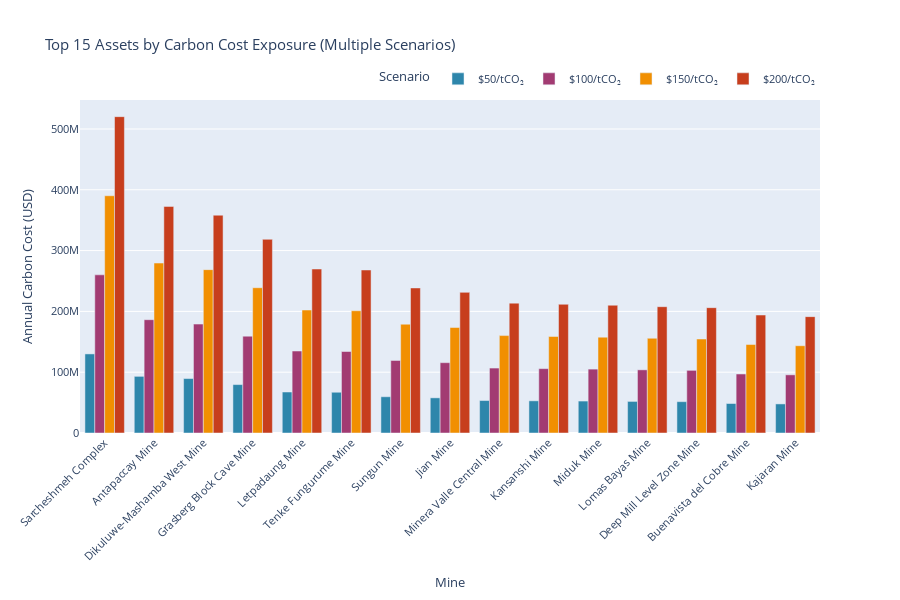

Notebook code for this chart:
### Markdown cell above
## 4. Visualization Dashboard

### 4.1 Bar Chart: Top 15 Most Exposed Assets

### Code cell
# Prepare data for visualization
top15_assets = df_production.nlargest(15, 'carbon_cost_usd_100')[[
    'source_name', 'iso3_country', 'carbon_cost_usd_50', 'carbon_cost_usd_100',
    'carbon_cost_usd_150', 'carbon_cost_usd_200'
]].copy()

# Reshape for grouped bar chart
top15_melted = top15_assets.melt(
    id_vars=['source_name', 'iso3_country'],
    value_vars=['carbon_cost_usd_50', 'carbon_cost_usd_100', 'carbon_cost_usd_150', 'carbon_cost_usd_200'],
    var_name='Scenario',
    value_name='Carbon Cost (USD)'
)

# Map scenario names
scenario_map = {
    'carbon_cost_usd_50': '$50/tCO₂',
    'carbon_cost_usd_100': '$100/tCO₂',
    'carbon_cost_usd_150': '$150/tCO₂',
    'carbon_cost_usd_200': '$200/tCO₂'
}
top15_melted['Scenario'] = top15_melted['Scenario'].map(scenario_map)

# Create interactive bar chart
fig1 = px.bar(
    top15_melted,
    x='source_name',
    y='Carbon Cost (USD)',
    color='Scenario',
    barmode='group',
    title='Top 15 Assets by Carbon Cost Exposure (Multiple Scenarios)',
    labels={'source_name': 'Mine', 'Carbon Cost (USD)': 'Annual Carbon Cost (USD)'},
    color_discrete_map=SCENARIO_COLORS,
    height=600
)

fig1.update_layout(
    xaxis_tickangle=-45,
    font=dict(size=11),
    legend=dict(orientation='h', yanchor='bottom', y=1.02, xanchor='right', x=1)
)

fig1.show()

### Figure 1 — Plotly figure (JSON) as saved in the notebook; plotly's stock layout.template omitted (floating-point values rounded to 4 significant figures)
{"data": [{"alignmentgroup": "True", "hovertemplate": "Scenario=$50/tCO₂<br>Mine=%{x}<br>Annual Carbon Cost (USD)=%{y}<extra></extra>", "legendgroup": "$50/tCO₂", "marker": {"color": "#2E86AB", "pattern": {"shape": ""}}, "name": "$50/tCO₂", "offsetgroup": "$50/tCO₂", "orientation": "v", "showlegend": true, "textposition": "auto", "type": "bar", "x": ["Sarcheshmeh Complex", "Antapaccay Mine", "Dikuluwe-Mashamba West Mine", "Grasberg Block Cave Mine", "Letpadaung Mine", "Tenke Fungurume Mine", "Sungun Mine", "Jian Mine", "Minera Valle Central Mine", "Kansanshi Mine", "Miduk Mine", "Lomas Bayas Mine", "Deep Mill Level Zone Mine", "Buenavista del Cobre Mine", "Kajaran Mine"], "xaxis": "x", "y": [130100000.0, 93170000.0, 89550000.0, 79630000.0, 67420000.0, 67020000.0, 59640000.0, 57820000.0, 53400000.0, 52920000.0, 52540000.0, 51930000.0, 51530000.0, 48500000.0, 47840000.0], "yaxis": "y"}, {"alignmentgroup": "True", "hovertemplate": "Scenario=$100/tCO₂<br>Mine=%{x}<br>Annual Carbon Cost (USD)=%{y}<extra></extra>", "legendgroup": "$100/tCO₂", "marker": {"color": "#A23B72", "pattern": {"shape": ""}}, "name": "$100/tCO₂", "offsetgroup": "$100/tCO₂", "orientation": "v", "showlegend": true, "textposition": "auto", "type": "bar", "x": ["Sarcheshmeh Complex", "Antapaccay Mine", "Dikuluwe-Mashamba West Mine", "Grasberg Block Cave Mine", "Letpadaung Mine", "Tenke Fungurume Mine", "Sungun Mine", "Jian Mine", "Minera Valle Central Mine", "Kansanshi Mine", "Miduk Mine", "Lomas Bayas Mine", "Deep Mill Level Zone Mine", "Buenavista del Cobre Mine", "Kajaran Mine"], "xaxis": "x", "y": [260100000.0, 186300000.0, 179100000.0, 159300000.0, 134800000.0, 134000000.0, 119300000.0, 115600000.0, 106800000.0, 105800000.0, 105100000.0, 103900000.0, 103100000.0, 97010000.0, 95680000.0], "yaxis": "y"}, {"alignmentgroup": "True", "hovertemplate": "Scenario=$150/tCO₂<br>Mine=%{x}<br>Annual Carbon Cost (USD)=%{y}<extra></extra>", "legendgroup": "$150/tCO₂", "marker": {"color": "#F18F01", "pattern": {"shape": ""}}, "name": "$150/tCO₂", "offsetgroup": "$150/tCO₂", "orientation": "v", "showlegend": true, "textposition": "auto", "type": "bar", "x": ["Sarcheshmeh Complex", "Antapaccay Mine", "Dikuluwe-Mashamba West Mine", "Grasberg Block Cave Mine", "Letpadaung Mine", "Tenke Fungurume Mine", "Sungun Mine", "Jian Mine", "Minera Valle Central Mine", "Kansanshi Mine", "Miduk Mine", "Lomas Bayas Mine", "Deep Mill Level Zone Mine", "Buenavista del Cobre Mine", "Kajaran Mine"], "xaxis": "x", "y": [390200000.0, 279500000.0, 268700000.0, 238900000.0, 202200000.0, 201100000.0, 178900000.0, 173500000.0, 160200000.0, 158800000.0, 157600000.0, 155800000.0, 154600000.0, 145500000.0, 143500000.0], "yaxis": "y"}, {"alignmentgroup": "True", "hovertemplate": "Scenario=$200/tCO₂<br>Mine=%{x}<br>Annual Carbon Cost (USD)=%{y}<extra></extra>", "legendgroup": "$200/tCO₂", "marker": {"color": "#C73E1D", "pattern": {"shape": ""}}, "name": "$200/tCO₂", "offsetgroup": "$200/tCO₂", "orientation": "v", "showlegend": true, "textposition": "auto", "type": "bar", "x": ["Sarcheshmeh Complex", "Antapaccay Mine", "Dikuluwe-Mashamba West Mine", "Grasberg Block Cave Mine", "Letpadaung Mine", "Tenke Fungurume Mine", "Sungun Mine", "Jian Mine", "Minera Valle Central Mine", "Kansanshi Mine", "Miduk Mine", "Lomas Bayas Mine", "Deep Mill Level Zone Mine", "Buenavista del Cobre Mine", "Kajaran Mine"], "xaxis": "x", "y": [520300000.0, 372700000.0, 358200000.0, 318500000.0, 269700000.0, 268100000.0, 238600000.0, 231300000.0, 213600000.0, 211700000.0, 210100000.0, 207700000.0, 206100000.0, 194000000.0, 191400000.0], "yaxis": "y"}], "layout": {"barmode": "group", "font": {"size": 11}, "height": 600, "legend": {"orientation": "h", "title": {"text": "Scenario"}, "tracegroupgap": 0, "x": 1, "xanchor": "right", "y": 1.02, "yanchor": "bottom"}, "title": {"text": "Top 15 Assets by Carbon Cost Exposure (Multiple Scenarios)"}, "xaxis": {"anchor": "y", "domain": [0, 1], "tickangle": -45, "title": {"text": "Mine"}}, "yaxis": {"anchor": "x", "domain": [0, 1], "title": {"text": "Annual Carbon Cost (USD)"}}}}
